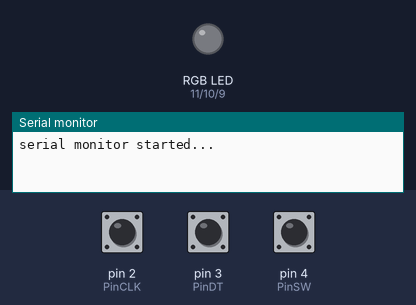
A sketch run on a simulated Arduino Uno, built with avr-gcc and run on an emulated ATmega328P. On the bench: an RGB LED mixed from three pins (HIGH = lit), the last lines printed to the serial monitor. The test bench sets the inputs (shaded band); at power-on: pin 2 (PinCLK) LOW, pin 4 (PinSW) HIGH, pin 3 (PinDT) HIGH. Dim RGB values are drawn brighter than linear.

Above: at 5.3 s.
5.4 s: pin 2 (PinCLK) pulsed HIGH 2 times (0.12 s each, 0.3 s apart)
At 6.3 s:
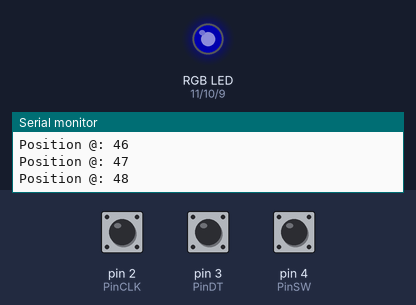
8.4 s: pin 4 (PinSW) pulled LOW for 1 s
At 9.9 s:
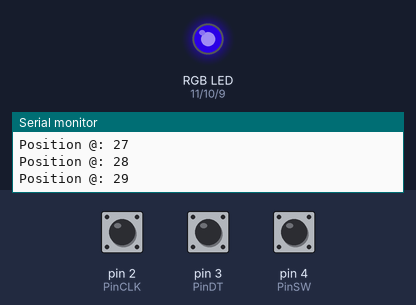
11.8 s: pin 4 (PinSW) pulled LOW for 3.2 s
At 12.7 s:
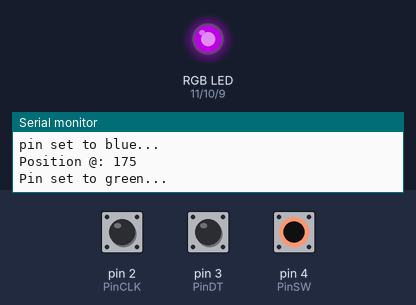
16.5 s: pin 4 (PinSW) pulled LOW for 0.15 s
At 17.5 s:
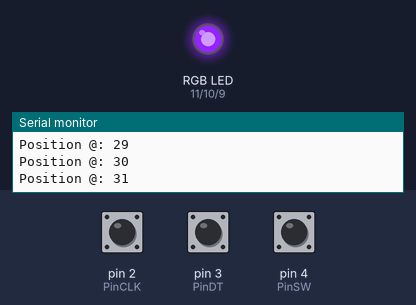
Timing chart, 0 to 20.6 s (numbered marks = the images above; inputs shaded):
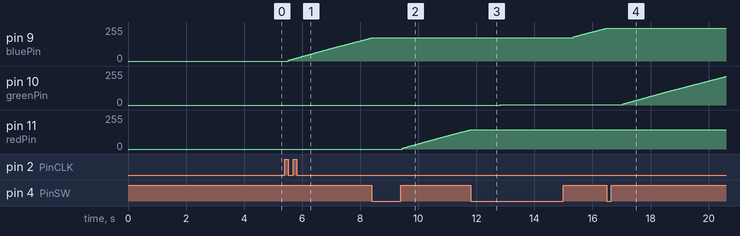

Measured:
- after the input at 5.4 s, pin 9 (bluePin): moves from 0/255 to 174/255 over 2.9 s, starting after 0.12 s
- after the input at 8.4 s, pin 9 (bluePin): stays 174/255 (without the input it goes to 175/255 after 0.02 s); pin 11 (redPin): moves from 0/255 to 144/255 over 2.3 s, starting after 1.0 s
- after the input at 11.8 s, pin 9 (bluePin): moves from 174/255 to 247/255 over 4.2 s, starting after 0.53 s; pin 10 (greenPin): 0/255 → 1/255 after 1.0 s, → 2/255 1.5 s later
- after the input at 16.5 s, pin 9 (bluePin): stays 247/255 (without the input it goes to 248/255 after 0.02 s); pin 10 (greenPin): moves from 2/255 to 214/255 over 3.6 s, starting after 0.54 s

The sketch:

004_-_RotaryEncoderAndFunctions.ino
```cpp
// RGB LED
int redPin = 11;
int greenPin = 10;
int bluePin = 9;

// Rotary encoder
const int PinCLK = 2;
const int PinDT = 3;
const int PinSW = 4;

// global variables (we'll talk about this in another tutorial)
volatile boolean TurnDetected;
volatile boolean up;
long blueVal = 0;
long greenVal = 0;
long redVal = 0;
long virtualPosition = 0;
long previousPosition = 0;
int curPin = bluePin; //First pin is blue pin.

// isr function
void isr() {
  if(digitalRead(PinCLK))
    up = digitalRead(PinDT);
  else
    up = !digitalRead(PinDT);

  TurnDetected = true;
}


// Declarations
void cycleColors();
long readRotaryEncoder();
void setPinValue(int value, int pin);
void displayChange();

void setup() {
  // Setup RGB LED
  pinMode(redPin, OUTPUT);
  pinMode(bluePin, OUTPUT);
  pinMode(greenPin, OUTPUT);

  // Setup Rotary Encoder
  pinMode(PinCLK, INPUT);
  pinMode(PinDT, INPUT);
  pinMode(PinSW, INPUT);
  attachInterrupt (0, isr, FALLING);

  // Start serial monitor
  Serial.begin(9600);
  Serial.println("serial monitor started...");

}

void loop() {
  //cycleColors(); We may bring this back later...
  virtualPosition += readRotaryEncoder();
  if(!(digitalRead(PinSW))) { // Check if push button is pressed
    setPin();
    delay(500);
  }
  setPinValue(virtualPosition, curPin);
  displayChange();
}


void setPin() {
  if(curPin == bluePin) {
    curPin = greenPin;
    blueVal = virtualPosition;
    virtualPosition = greenVal;
    Serial.println("Pin set to green...");
  } else if (curPin == greenPin) {
    curPin = redPin;
    greenVal = virtualPosition;
    virtualPosition = redVal;
    Serial.println("pin set to red...");
  } else if (curPin == redPin) {
    curPin = bluePin;
    redVal = virtualPosition;
    virtualPosition = blueVal;
    Serial.println("pin set to blue...");
  }
}


void setPinValue(int value, int pin) {
  if(value >= 0 && value <= 255) {
    analogWrite(pin, value);
  } else if(value < 0) {
    analogWrite(pin, 0);
  } else if(value > 255) {
    analogWrite(pin, 255);
  } else {
    Serial.println("error setting pin value...");
  }
}


void displayChange() {
  if(virtualPosition != previousPosition) {
    previousPosition = virtualPosition;
    Serial.print("Position @: ");
    Serial.println(virtualPosition);
  }
}


long readRotaryEncoder() {
  if(TurnDetected) {
    if(up) {
      return -1; // My rotary encoder turns the oposite way of the form code...
    } else {
      return 1;
    }
  }
  return 0;
}


void cycleColors() {
  // Increase the brightness
  for(int i = 0; i < 256; i++) {
    analogWrite(redPin, i);
    delay(10); //Added so you can see the lights adjusting
  }
  for(int i = 0; i < 256; i++) {
    analogWrite(bluePin, i);
    delay(10); //Added so you can see the lights adjusting
  }
  for(int i = 0; i < 256; i++) {
    analogWrite(greenPin, i);
    delay(10); //Added so you can see the lights adjusting
  }
  // Decrease the brightness
  for(int i = 255; i > 0; i--) {
    analogWrite(redPin, i);
    delay(10); //Added so you can see the lights adjusting
  }
  for(int i = 255; i > 0; i--) {
    analogWrite(bluePin, i);
    delay(10); //Added so you can see the lights adjusting
  }
  for(int i = 255; i > 0; i--) {
    analogWrite(greenPin, i);
    delay(10); //Added so you can see the lights adjusting
  }
}
```
